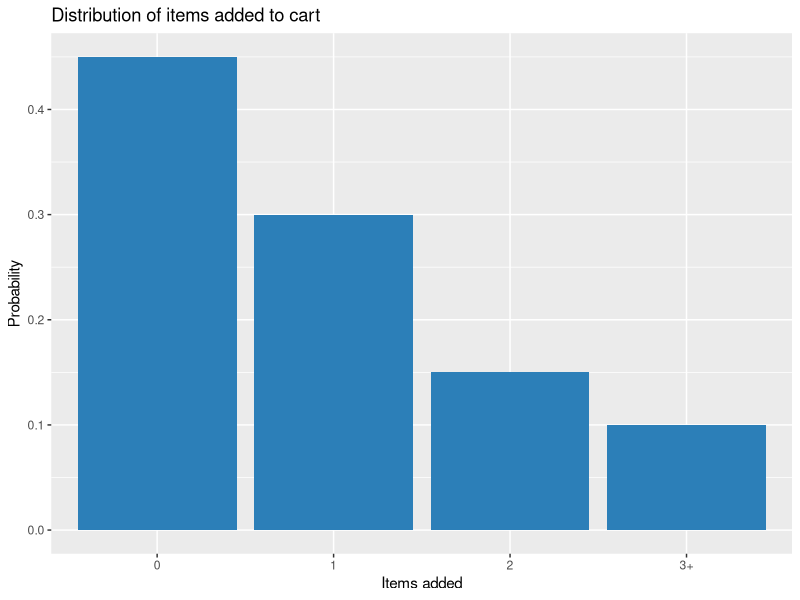

Write the R code that produced this figure.
## ---- chunk 1
#| echo: true
#| message: false
library(tidyverse)

cart_dist <- tibble(
  items = c("0", "1", "2", "3+"),
  prob  = c(0.45, 0.30, 0.15, 0.10)
)

ggplot(cart_dist, aes(x = items, y = prob)) +
  geom_col(fill = "#2c7fb8") +
  labs(title = "Distribution of items added to cart", x = "Items added", y = "Probability")
## ---- chunk 2
#| echo: true
returns <- tibble(
  y = c(0, 1, 2, 3),
  prob = c(0.70, 0.20, 0.07, 0.03)
)

mu <- sum(returns$y * returns$prob)
var <- sum((returns$y - mu)^2 * returns$prob)

mu
var
sqrt(var)
